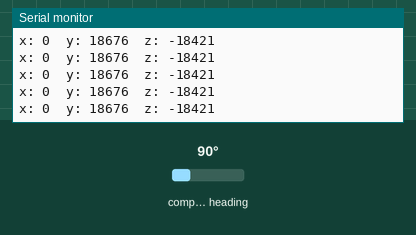
Simulated run of this sketch. Board: Arduino Uno, built with avr-gcc and run on an emulated ATmega328P. Parts: the last lines printed to the serial monitor. Wiring (inferred from the names in the program): QMC5883L compass at I2C address 0x0D. The test bench sets the inputs (shaded band); at power-on: compass heading 90°.

Above: at 1.2 s.
1.3 s: compass heading set to 7°
At 1.33 s:
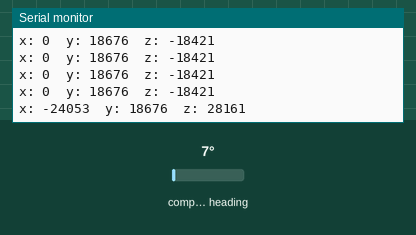
4.3 s: compass heading set to 180°
At 4.38 s:
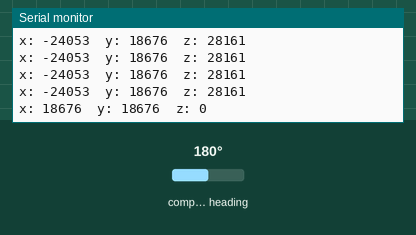
Timing chart, 0 to 7.3 s (numbered marks = the images above; inputs shaded):
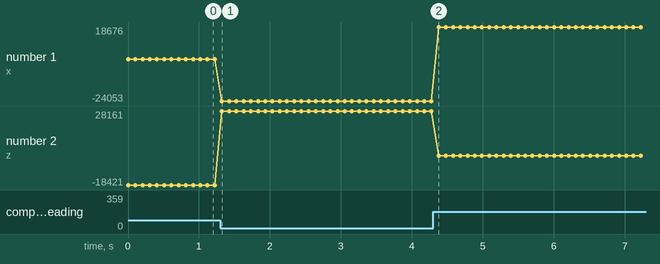

Measured:
- after the input at 1.3 s, the serial monitor: prints a new line at once (image 1)
- after the input at 4.3 s, the serial monitor: prints a new line after 0.08 s (image 2)
- plotted number 1: 0 → -24053 after the input at 1.3 s
- plotted number 2: -18421 → 28161 after the input at 1.3 s, 28161 → 0 after the input at 4.3 s

The sketch:

HW-127_A.ino
```cpp
#include <Wire.h>           //使用IIC库
#define address 0x0D        //QMC5883L的设备地址设置

void setup(){
  Serial.begin(9600);  //初始化串口和I2C口
  Wire.begin();
//初始化模块
  Wire.beginTransmission(address);
  Wire.write(0x09); //选择控制寄存器0X09
  Wire.write(0x1D); //设置0x09寄存器为：OSR:512Hz，RNG：+/-8Gauss，ODG：200Hz，MODE：连续工作模式
  Wire.endTransmission();
}

void loop(){

  int x,y,z; //triple axis data

  Wire.beginTransmission(address);//读写开始
  Wire.write(0x00); //选择X,Y，Z所在数据储存寄存器
  Wire.endTransmission();

//读取X、Y、Z三个方向的坐标值
  Wire.requestFrom(address, 6);
  if(6<=Wire.available()){
    x = Wire.read()<<8; //X msb
    x |= Wire.read(); //X lsb
    z = Wire.read()<<8; //Z msb
    z |= Wire.read(); //Z lsb
    y = Wire.read()<<8; //Y msb
    y |= Wire.read(); //Y lsb
  }
//打印坐标到串口
  Serial.print("x: ");
  Serial.print(x);
  Serial.print("  y: ");
  Serial.print(y);
  Serial.print("  z: ");
  Serial.println(z);
  delay(100);
}
```
